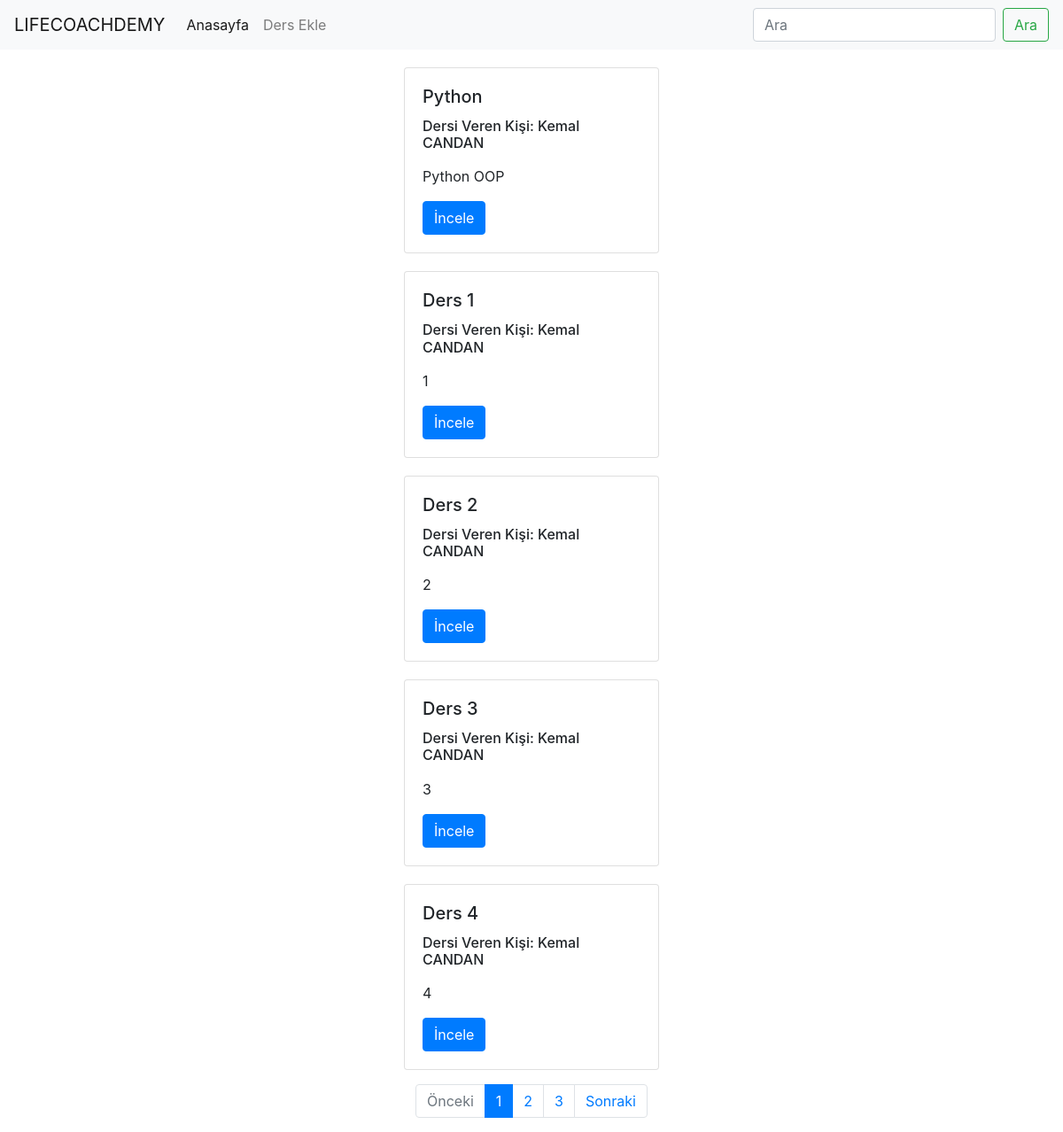
Screenshot of /course/index/ with the database file from the repository.
### course/models.py (models this page shows, shortened)
class Course(models.Model):
    staff = models.ForeignKey('auth.User', verbose_name='Dersi Veren Kişi', related_name='courses', on_delete=models.CASCADE)
    name = models.CharField(max_length=120, verbose_name='Dersin Adı')
    content = RichTextField(verbose_name='İçerik', null=True, blank=True)
    slug = models.SlugField(unique=True, editable=False, max_length=130)
    def get_absolute_url(self):
        return reverse('course:detail', kwargs={'slug': self.slug})

### course/views.py (the view, shortened to what this page needs)
def course_index(request):
    course_list = Course.objects.all()
    query = request.GET.get('q')
    paginator = Paginator(course_list, 5) #Show 5 courses per page
    page = request.GET.get('sayfa')
    try:
        courses = paginator.page(page)
    except PageNotAnInteger:
        courses = paginator.page(1)
    except EmptyPage:
        courses = paginator.page(paginator.num_pages)
    return render(request, 'course/index.html', {'courses': courses})

### templates/course/index.html (shortened to what this page needs)
{% extends 'base.html' %}
{% block body %}
    {% for course in courses %}
        <div class="container">
            <div class="row justify-content-center" style="margin-top:20px;">
                <div class="card" style="width: 18rem;">
                    <div class="card-body">
                        <h5 class="card-title">{{ course.name }}</h5>
                        <h6>Dersi Veren Kişi: {{ course.staff.get_full_name }}</h6>
                        <p class="card-text">{{ course.content|safe|linebreaks|truncatechars:34 }}</p>
                        <a href="{{ course.get_absolute_url }}" class="btn btn-primary">İncele</a>
                    </div>
                </div>
            </div>
        </div>
    {% endfor %}
    <div class="row justify-content-center mt-3">
        <ul class="pagination">
            <li class="page-item {% if not courses.has_previous %}disabled{% endif %}">
                <a class="page-link" {% if not courses.has_previous %} href="#" {% endif %}  tabindex="-1" aria-disabled="true">Önceki</a>
            </li>
            {% for page in courses.paginator.page_range %}
            <li class="page-item {% ifequal page courses.number %}active{% endifequal %}"><a class="page-link" href="?sayfa={{ page }}{% if request.GET.q %}&q={{ request.GET.q }}{% endif %}">{{ page }}</a></li>
            {% endfor %}
            <li class="page-item {% if not courses.has_next %}disabled{% endif %}">
                <a class="page-link"  {% if courses.has_next %} href="?sayfa={{ courses.next_page_number }}" {% endif %} tabindex="-1" aria-disabled="true">Sonraki</a>
            </li>
        </ul>
    </div>
{% endblock %}

### rows the page displays
Course: name "Python", staff.get_full_name "Kemal CANDAN", content "Python OOP"
Course: name "Ders 1", staff.get_full_name "Kemal CANDAN", content "1"
Course: name "Ders 2", staff.get_full_name "Kemal CANDAN", content "2"
Course: name "Ders 3", staff.get_full_name "Kemal CANDAN", content "3"
Course: name "Ders 4", staff.get_full_name "Kemal CANDAN", content "4"

### other values shown
{{ page }} "1" "2" "3"
